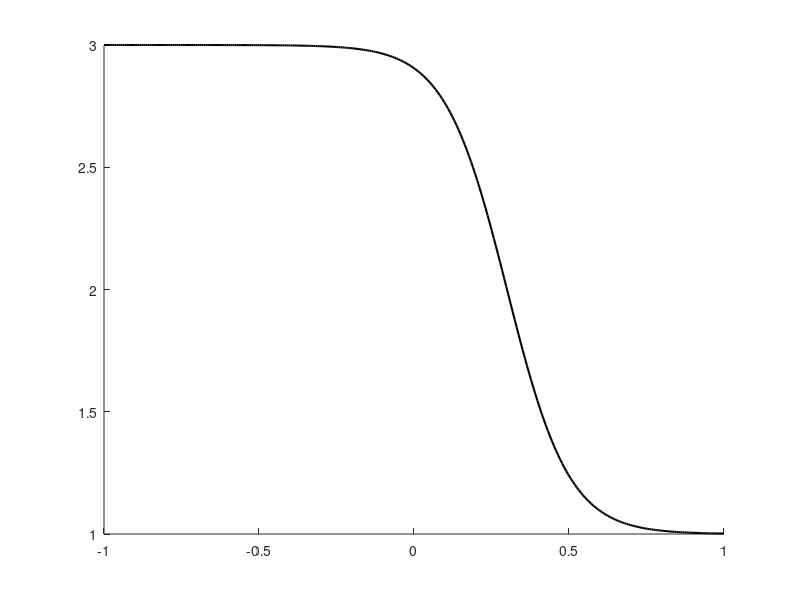

This chart was generated by the following MATLAB code: (Note: this script raises an error after producing the figure.)
clear all; close all; clc;
a = -1; b = 1; c = 2; eps = 0.1;
T = 0.4; %Final time
f = @(x,t,eps) (c-tanh((x + 1/2 - c.*t)./(2*eps))); %Exact function
BETA = @(u) (1/2.* u .^2);

colors=[28/255 104/255 192/255;
    184/255 19/255 32/255;
    71/255 71/255 71/255;
    234/255 97/255 25/255;
    255/255 99/255 248/255;
    66/255 112/255 28/255;
    2/255 3/255 9/255];

g=0;
L2NORM=zeros(5,1);
fig1=figure;
hold on
plot(linspace(a,b,300),f(linspace(a,b,300),T,eps),'linewidth',1.5,'color',colors(end,:))
for n = [41, 81, 161, 321, 641]
    g=g+1;
    h = abs(a-b)/(n-1); % Spatialsteps
    x = linspace(a,b,n); % Space-vector
    C= 0.1;
    k=C * h^2; %Timestep
    t=0:k:T; %Time-vector
    
    M = Mass_assembler(x); %Matrix assembly
    A = Advection_assembler(x);
    S = StiffnessAssembler1D(x);
    
    U=zeros(length(x),length(t)); %Preallocating the solution matrix
    U(:,1) = f(x,0,eps); %inserting initial data
    
    for i = 1:length(t)
        %RK4 with the Conjugate-Gradient method ("cg")
        K1 = cg(M,(-A*BETA(U(:,i)) - eps*S*U(:,i)),1e-3);
        K2 = cg(M,(-A*BETA(U(:,i)+k/2*K1) - eps*S*(U(:,i)+k/2*K1)),1e-3);
        K3 = cg(M,(-A*BETA(U(:,i)+k/2*K2) - eps*S*(U(:,i)+k/2*K2)),1e-3);
        K4 = cg(M,(-A* BETA((U(:,i)+k*K3)) - eps*S*(U(:,i)+k*K3)),1e-3);
        U(:,i+1)=U(:,i) + k/6*(K1+2*K2+2*K3+K4);
        U(:,i+1)=U(:,i) + k/6*(K1+2*K2+2*K3+K4);
        
        if i<length(t) %Adding the boundary condition for every timestep
            U(1,i+1) = f(a,t(i+1),eps);
            U(end,i+1) = f(b,t(i+1),eps);
        else
            
        end
    end
    L2NORM(g)=norm(((f(x,T,eps)'-U(:,end))./sqrt(n)));
    h_plot(g)=h;
    plot(x,U(:,end),'linewidth',1,'color',colors(g,:))
end

set(gcf,'color','w');
legend('Analytical solution','N=41','N=81','N=161',...
    'N=321','N=641',...
    'Interpreter','latex','Location','best');%=[41, 81, 161, 321, 641, 1281]
set(gca,'TickLabelInterpreter','latex')
xlabel('x','Interpreter','latex');ylabel('$u_h(x,T_{final})$','Interpreter','latex');
title(['Solution at final time $T= $',num2str(T)],'Interpreter','latex');
grid on
axis padded
hold off
%%
fig2=figure;
loglog(1./([41, 81, 161, 321, 641]-1),L2NORM,'ok-','MarkerFaceColor',[0.635 0.078 0.1840]);
set(gcf,'color','w');
set(gca,'TickLabelInterpreter','latex')
xlabel('Spatial step h','Interpreter','latex');ylabel('$|| u-u_h ||_2$','Interpreter','latex');
title('$ || u-u_h ||_2$ plotted against the spatial step h','Interpreter','latex');
grid on
axis padded
